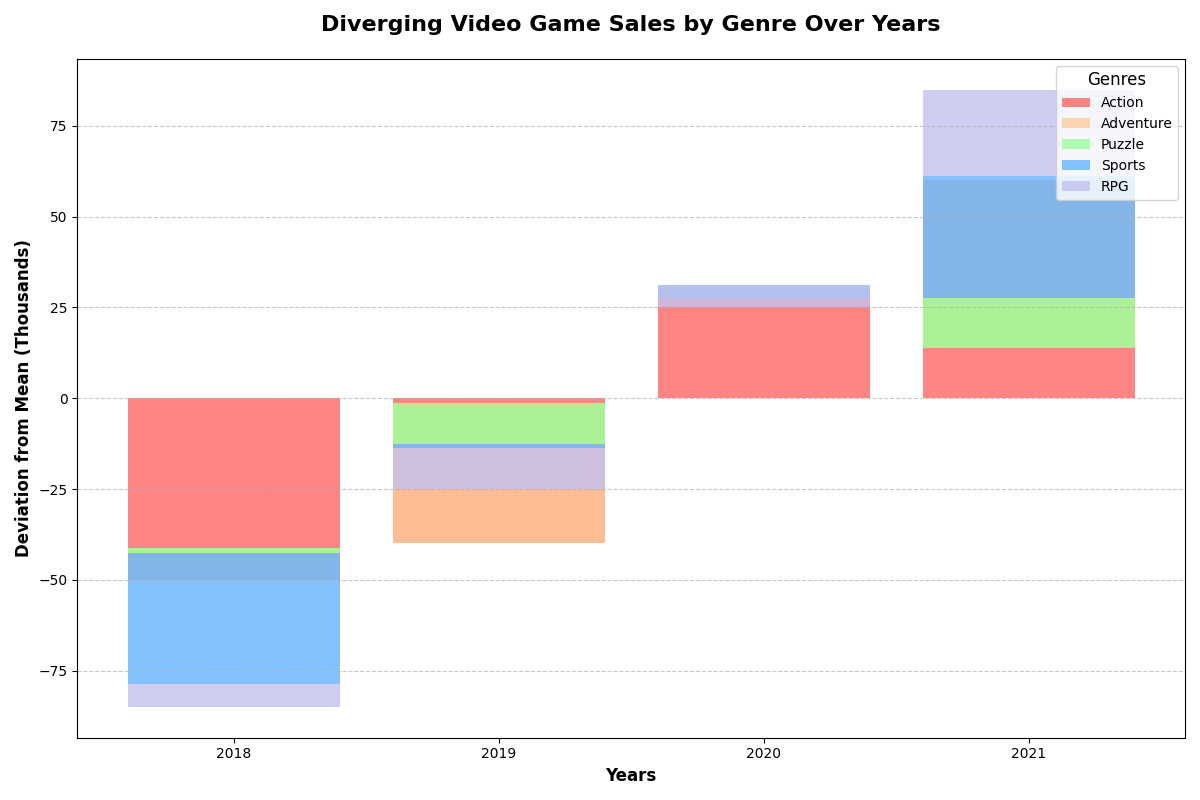

This chart was generated by the following Python code:
import matplotlib.pyplot as plt
import numpy as np

years = ['2018', '2019', '2020', '2021']
genres = ['Action', 'Adventure', 'Puzzle', 'Sports', 'RPG']

# Randomly altered units sold (in thousands) for each genre over the years
units_sold = {
    'Action': [120, 130, 200, 230],
    'Adventure': [150, 180, 140, 95],
    'Puzzle': [110, 100, 110, 125],
    'Sports': [80, 115, 120, 150],
    'RPG': [90, 85, 90, 120]
}

colors = ['#ff6666', '#ffcc99', '#99ff99', '#66b3ff', '#c2c2f0']

baseline = np.zeros(len(years))

fig, ax = plt.subplots(figsize=(12, 8))

for i, (genre, values) in enumerate(units_sold.items()):
    adjusted_values = np.array(values) - np.mean(values)
    ax.bar(years, adjusted_values, label=genre, color=colors[i], alpha=0.8, bottom=baseline)
    baseline += adjusted_values

ax.set_xlabel('Years', fontsize=12, weight='bold')
ax.set_ylabel('Deviation from Mean (Thousands)', fontsize=12, weight='bold')
ax.set_title('Diverging Video Game Sales by Genre Over Years', fontsize=16, weight='bold', pad=20)
ax.legend(title='Genres', fontsize=10, title_fontsize='12', loc='upper right')

ax.grid(axis='y', linestyle='--', alpha=0.7)

plt.tight_layout()
plt.show()
